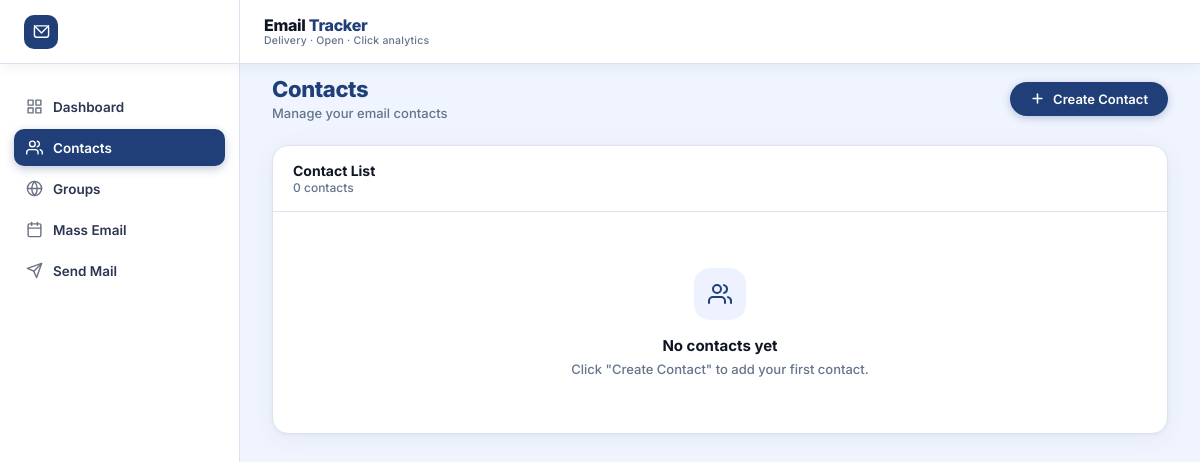
The page /contacts/ on the database as committed earlier.
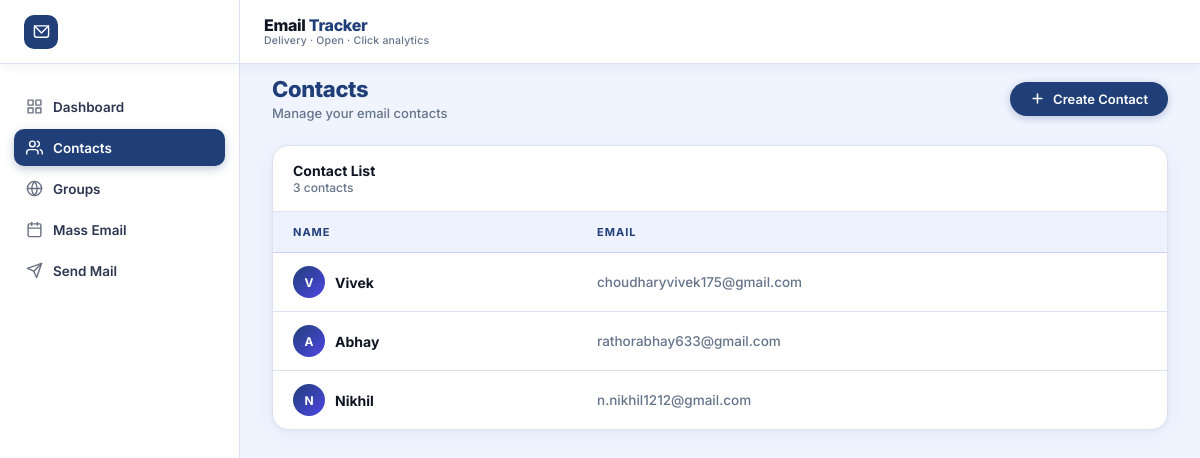
The same page on the database as committed later.
### tracker/models.py (models this page shows, shortened)
class Contact(models.Model):
    name = models.CharField(max_length=200)
    email = models.EmailField(unique=True)
    created_at = models.DateTimeField(auto_now_add=True)

### tracker/views.py (the view)
# urls.py: path("contacts/", views.contacts_page, name="contacts"),
def contacts_page(request):
    contacts = Contact.objects.all()
    if request.method == "POST":
        name = request.POST.get("name")
        email = request.POST.get("email")
        Contact.objects.create(name=name, email=email)
        return redirect("contacts")
    return render(request, "contact.html", {"contacts": contacts})

### tracker/templates/contact.html (shortened to what this page needs)
{% extends 'base.html' %}
{% block nav_contacts %}active{% endblock %}
{% block content %}
    <div class="page-header">
        <div>
            <div class="page-title"><span>Contacts</span></div>
            <div class="page-subtitle">Manage your email contacts</div>
        </div>
        <button class="btn-primary" id="openModalBtn">
            <svg viewBox="0 0 24 24" fill="none" stroke="currentColor" stroke-width="2.5"
                 stroke-linecap="round" stroke-linejoin="round">
                <line x1="12" y1="5" x2="12" y2="19"/><line x1="5" y1="12" x2="19" y2="12"/>
            </svg>
            Create Contact
        </button>
    </div>
    <div class="table-wrap">
        <div class="table-toolbar">
            <div>
                <div class="table-title">Contact List</div>
                <div class="table-count">{{ contacts|length }} contact{{ contacts|length|pluralize }}</div>
            </div>
        </div>
        <div class="table-scroll">
            {% if contacts %}
            <table>
                <thead>
                    <tr>
                        <th>Name</th>
                        <th>Email</th>
                    </tr>
                </thead>
                <tbody>
                    {% for contact in contacts %}
                    <tr>
                        <td>
                            <div style="display:flex; align-items:center; gap:10px;">
                                <div class="contact-avatar">{{ contact.name|first|upper }}</div>
                                <span style="font-weight:700; color:var(--text-primary);">{{ contact.name }}</span>
                            </div>
                        </td>
                        <td class="email-cell">{{ contact.email }}</td>
                    </tr>
                    {% endfor %}
                </tbody>
            </table>
            {% else %}
            <div class="empty-state">
                <div class="empty-icon">
                    <svg viewBox="0 0 24 24" fill="none" stroke="currentColor" stroke-width="2"
                         stroke-linecap="round" stroke-linejoin="round">
                        <path d="M17 21v-2a4 4 0 0 0-4-4H5a4 4 0 0 0-4 4v2"/>
                        <circle cx="9" cy="7" r="4"/>
                        <path d="M23 21v-2a4 4 0 0 0-3-3.87"/>
                        <path d="M16 3.13a4 4 0 0 1 0 7.75"/>
                    </svg>
                </div>
                <div class="empty-title">No contacts yet</div>
                <div class="empty-sub">Click "Create Contact" to add your first contact.</div>
            </div>
            {% endif %}
        </div>
    </div>
{% endblock %}

### tracker/templates/base.html (shortened to what this page needs)
<!DOCTYPE html>
<html lang="en">
<head>
</head>
<body>
    <nav class="navbar">
        <div class="navbar-brand">
            <div class="brand-icon">
                <svg viewBox="0 0 24 24" fill="none" stroke="currentColor" stroke-width="2" stroke-linecap="round" stroke-linejoin="round">
                    <rect x="2" y="4" width="20" height="16" rx="3"/>
                    <polyline points="2,4 12,14 22,4"/>
                </svg>
            </div>
        </div>
        <div class="navbar-center">
            <span class="brand-name">Email <span>Tracker</span></span>
            <span class="brand-sub">Delivery · Open · Click analytics</span>
        </div>
    </nav>
    <aside class="sidebar" id="sidebar">
        <a href="{% url 'dashboard' %}" class="nav-link {% block nav_dashboard %}{% endblock %}">
            <svg viewBox="0 0 24 24" fill="none" stroke="currentColor" stroke-width="2" stroke-linecap="round" stroke-linejoin="round">
                <rect x="3" y="3" width="7" height="7"/><rect x="14" y="3" width="7" height="7"/>
                <rect x="14" y="14" width="7" height="7"/><rect x="3" y="14" width="7" height="7"/>
            </svg>
            Dashboard
        </a>
        <a href="{% url 'contacts' %}" class="nav-link {% block nav_contacts %}{% endblock %}">
            <svg viewBox="0 0 24 24" fill="none" stroke="currentColor" stroke-width="2" stroke-linecap="round" stroke-linejoin="round">
                <path d="M17 21v-2a4 4 0 0 0-4-4H5a4 4 0 0 0-4 4v2"/>
                <circle cx="9" cy="7" r="4"/>
                <path d="M23 21v-2a4 4 0 0 0-3-3.87"/>
                <path d="M16 3.13a4 4 0 0 1 0 7.75"/>
            </svg>
            Contacts
        </a>
        <a href="{% url 'groups' %}" class="nav-link {% block nav_groups %}{% endblock %}">
            <svg viewBox="0 0 24 24" fill="none" stroke="currentColor" stroke-width="2" stroke-linecap="round" stroke-linejoin="round">
                <circle cx="12" cy="12" r="10"/>
                <line x1="2" y1="12" x2="22" y2="12"/>
                <path d="M12 2a15.3 15.3 0 0 1 4 10 15.3 15.3 0 0 1-4 10 15.3 15.3 0 0 1-4-10 15.3 15.3 0 0 1 4-10z"/>
            </svg>
            Groups
        </a>
        <a href="{% url 'schedule' %}" class="nav-link {% block nav_schedule %}{% endblock %}">
            <svg viewBox="0 0 24 24" fill="none" stroke="currentColor" stroke-width="2" stroke-linecap="round" stroke-linejoin="round">
                <rect x="3" y="4" width="18" height="18" rx="2" ry="2"/>
                <line x1="16" y1="2" x2="16" y2="6"/>
                <line x1="8" y1="2" x2="8" y2="6"/>
                <line x1="3" y1="10" x2="21" y2="10"/>
            </svg>
            Mass Email
        </a>
            <a href="{% url 'send' %}" class="nav-link {% block nav_send %}{% endblock %}">
                <svg viewBox="0 0 24 24" fill="none" stroke="currentColor" stroke-width="2" stroke-linecap="round" stroke-linejoin="round">
                    <line x1="22" y1="2" x2="11" y2="13"/>
                    <polygon points="22 2 15 22 11 13 2 9 22 2"/>
                </svg>
                Send Mail
            </a>
    </aside>
    <main class="main-content">
        {% block content %}{% endblock %}
    </main>
</body>
</html>

Rows that differ between the two databases and show on the page:
added Contact: name|first "V", name "Vivek", email "choudharyvivek175@gmail.com"
added Contact: name|first "A", name "Abhay", email "rathorabhay633@gmail.com"
added Contact: name|first "N", name "Nikhil", email "n.nikhil1212@gmail.com"
Other text that changed with them:
{{ contacts|length }}: "0" → "3"
text no longer shown: "No contacts yet Click \"Create Contact\" to add your first contact."
text now shown: "NAME EMAIL"
